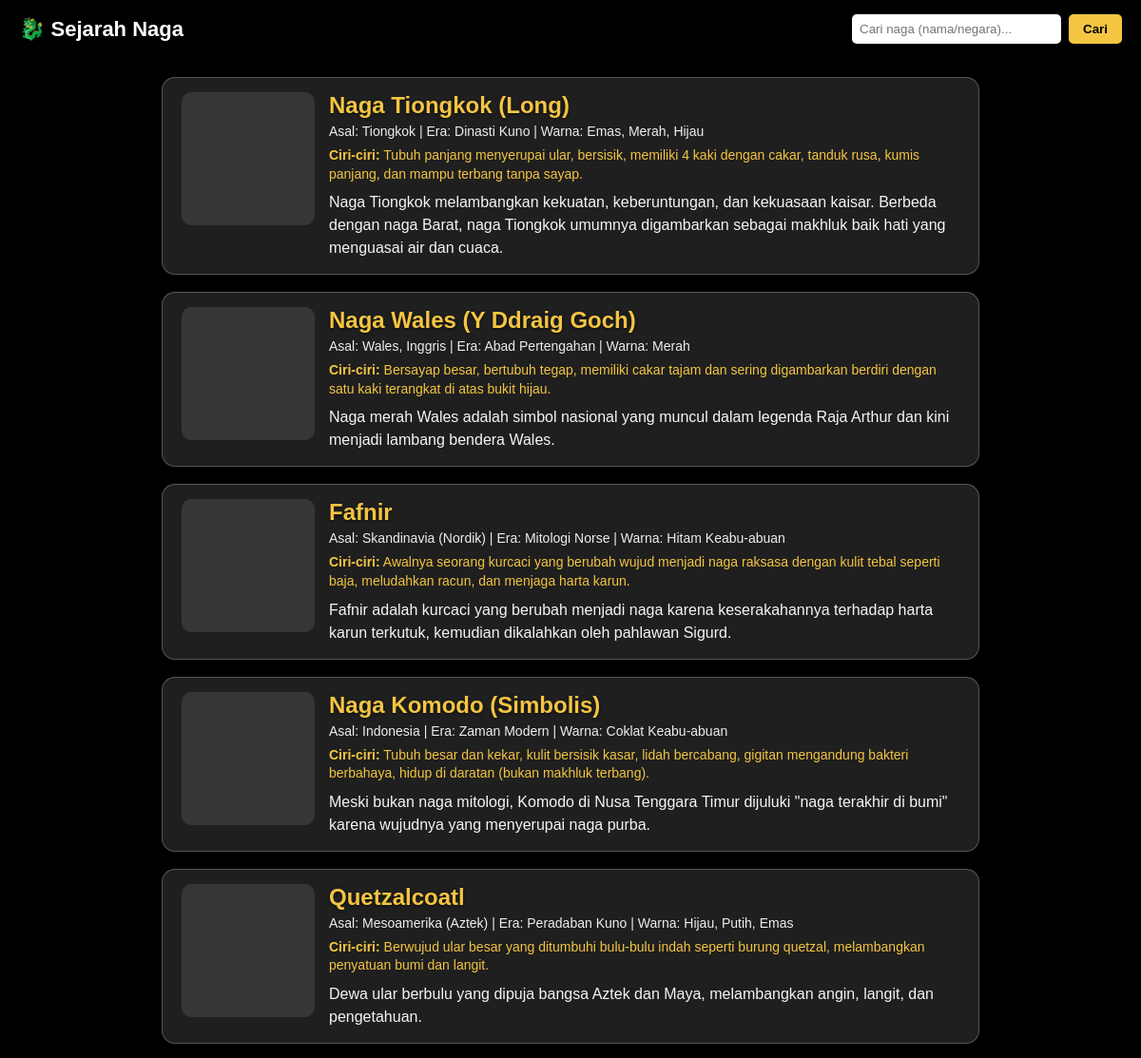
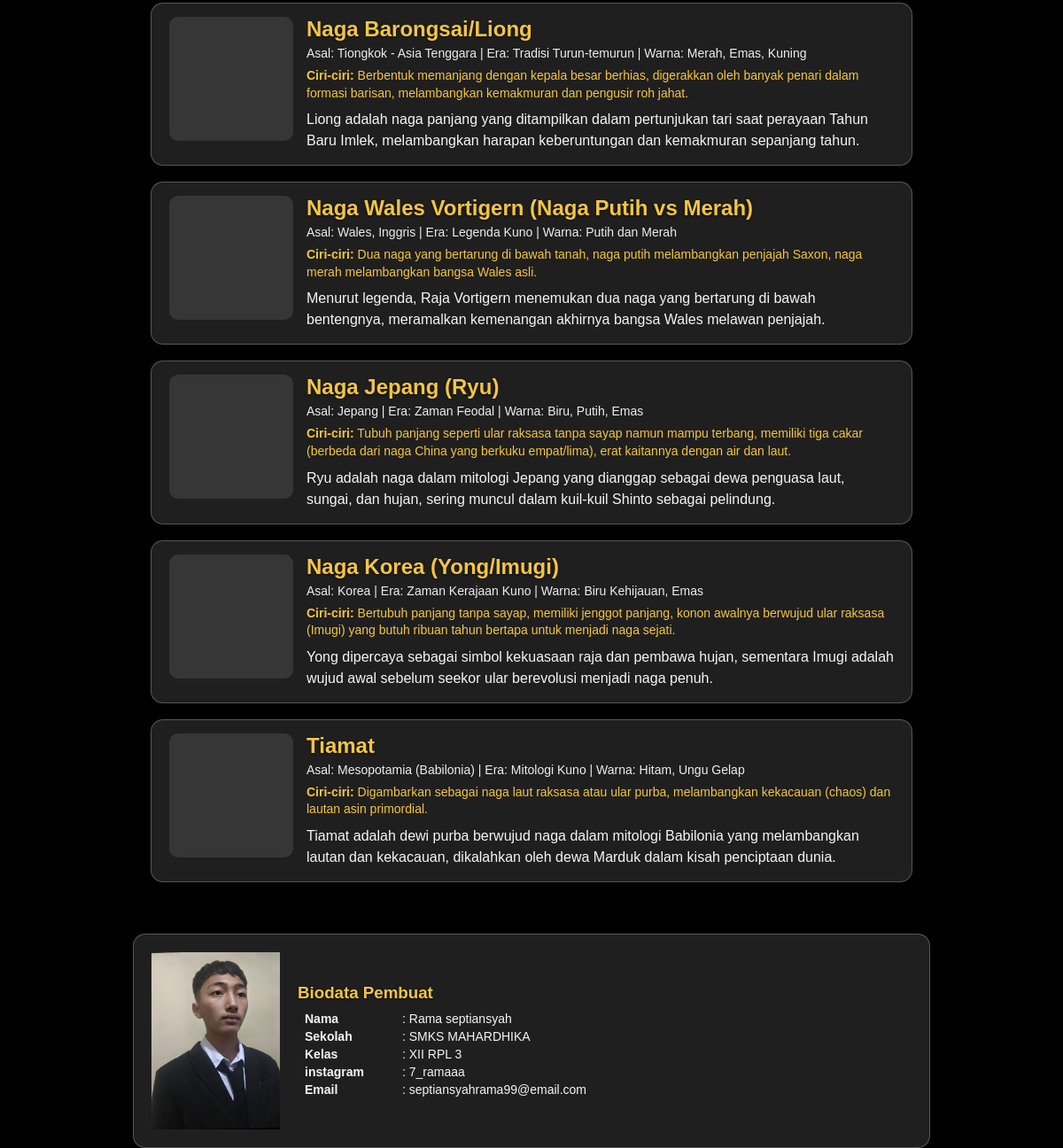
The page / on the database its author committed (2 pictures, top to bottom).
### tables this page shows
CREATE TABLE IF NOT EXISTS sejarah_naga (
    id INT AUTO_INCREMENT PRIMARY KEY,
    nama_naga VARCHAR(100) NOT NULL,
    asal_negara VARCHAR(100) NOT NULL,
    era VARCHAR(100),
    warna VARCHAR(100),
    ciri_ciri TEXT,
    deskripsi TEXT NOT NULL,
    gambar VARCHAR(255) DEFAULT NULL,
    created_at TIMESTAMP DEFAULT CURRENT_TIMESTAMP
);

### controllers/NagaController.php (called while the page is built, shortened)
<?php
require_once __DIR__ . "/../models/NagaModel.php";
class NagaController
{
    private $model;
    public function __construct()
    {
        $database = new Database();
        $db = $database->getConnection();
        $this->model = new NagaModel($db);
    }
    public function index()
    {
        if (isset($_GET['keyword']) && !empty($_GET['keyword'])) {
            $naga = $this->model->search($_GET['keyword']);
        } else {
            $naga = $this->model->getAll();
        }
        require __DIR__ . "/../views/naga_view.php";
    }
}

### models/NagaModel.php (called while the page is built, shortened)
<?php
class NagaModel
{
    private $conn;
    private $table = "sejarah_naga";
    public function __construct($db)
    {
        $this->conn = $db;
    }
    public function getAll()
    {
        $query = "SELECT * FROM " . $this->table . " ORDER BY id ASC";
        $stmt = $this->conn->prepare($query);
        $stmt->execute();
        return $stmt->fetchAll(PDO::FETCH_ASSOC);
    }
}

### views/naga_view.php (the view, shortened to what this page needs)
<!DOCTYPE html>
<html lang="id">
<head>
</head>
<body>
    <video class="background-video" autoplay muted loop playsinline preload="metadata" aria-hidden="true">
        <source src="assets/img/background.mp4" type="video/mp4">
    </video>
    <div class="background-overlay"></div>
    <header>
        <p class="logo">🐉 Sejarah Naga</p>
        <form method="GET" action="index.php">
            <input type="text" name="keyword" placeholder="Cari naga (nama/negara)..." value="<?= htmlspecialchars($_GET['keyword'] ?? '') ?>">
            <button type="submit">Cari</button>
        </form>
    </header>
    <div class="container">
        <?php if (!empty($naga)): ?>
            <?php foreach ($naga as $item): ?>
                <div class="card">
                    <video autoplay muted loop playsinline preload="metadata" title="<?= htmlspecialchars($item['nama_naga']) ?>">
                        <source src="assets/img/<?= htmlspecialchars($item['gambar'] ?? 'default.mp4') ?>" type="video/mp4">
                    </video>
                    <div class="card-content">
                        <h2><?= htmlspecialchars($item['nama_naga']) ?></h2>
                        <div class="info">
                            Asal: <?= htmlspecialchars($item['asal_negara']) ?> |
                            Era: <?= htmlspecialchars($item['era']) ?>
                            <?php if (!empty($item['warna'])): ?>
                                | Warna: <?= htmlspecialchars($item['warna']) ?>
                            <?php endif; ?>
                        </div>
                        <?php if (!empty($item['ciri_ciri'])): ?>
                            <p class="ciri"><strong>Ciri-ciri:</strong> <?= htmlspecialchars($item['ciri_ciri']) ?></p>
                        <?php endif; ?>
                        <p><?= htmlspecialchars($item['deskripsi']) ?></p>
                    </div>
                </div>
            <?php endforeach; ?>
        <?php else: ?>
            <p class="empty">Data naga tidak ditemukan.</p>
        <?php endif; ?>
    </div>
    <div class="biodata">
        <img src="assets/img/pembuat.jpg"class="pembuat-image"alt="Pembuat"style="width: 145px; height: 200px;">
        <div>
            <h3>Biodata Pembuat</h3>
            <table>
                <tr><td>Nama</td><td>: Rama septiansyah</td></tr>
                <tr><td>Sekolah</td><td>: SMKS MAHARDHIKA</td></tr>
                <tr><td>Kelas</td><td>: XII RPL 3</td></tr>
                <tr><td>instagram</td><td>: 7_ramaaa</td></tr>
                <tr><td>Email</td><td>: septiansyahrama99@email.com</td></tr>
            </table>
        </div>
    </div>
</body>
</html>

### index.php (shortened to what this page needs)
<?php
require_once __DIR__ . "/controllers/NagaController.php";
$controller = new NagaController();
$action = $_GET['action'] ?? 'index';
switch ($action) {
    default:
        $controller->index();
        break;
}

### views/naga_view.php (style rules this page uses)
* { box-sizing: border-box; }
html, body { height: 100%; margin: 0; padding: 0; }
body { font-family: Arial, sans-serif; color: #fff; background: #000; min-height: 100vh; position: relative; overflow-x: hidden; }
.background-video { position: fixed; inset: 0; width: 100%; height: 100%; object-fit: cover; z-index: -2; background: #000; }
.background-overlay { position: fixed; inset: 0; background: rgba(0, 0, 0, 0.45); z-index: -1; pointer-events: none; }
header { background: #000; padding: 15px 20px; display: flex; align-items: center; justify-content: space-between; flex-wrap: wrap; gap: 10px; box-shadow: 0 2px 10px rgba(0,0,0,0.5); position: sticky; top: 0; z-index: 10; }
header .logo { color: #fff; font-size: 22px; font-weight: bold; margin: 0; }
header form { display: flex; gap: 8px; }
header input[type=text] { padding: 8px; width: 220px; border-radius: 5px; border: none; }
header button { padding: 8px 15px; background: #f4c542; color: #000; font-weight: bold; border: none; border-radius: 5px; cursor: pointer; }
.container { max-width: 900px; margin: auto; padding: 20px; }
.card { background: rgba(255, 255, 255, 0.12); backdrop-filter: blur(12px); -webkit-backdrop-filter: blur(12px); border: 1px solid rgba(255, 255, 255, 0.25); border-radius: 14px; padding: 15px 20px; margin-bottom: 18px; box-shadow: 0 4px 20px rgba(0,0,0,0.35); display: flex; gap: 15px; align-items: flex-start; }
.card video { width: 140px; height: 140px; object-fit: cover; border-radius: 10px; flex-shrink: 0; background: rgba(255,255,255,0.1); }
.card-content { flex: 1; }
.card h2 { margin: 0 0 5px 0; color: #f4c542; text-shadow: 0 1px 3px rgba(0,0,0,0.6); }
.card .info { font-size: 14px; color: #eee; margin-bottom: 8px; }
.card .ciri { font-size: 14px; color: #f4c542; margin: 0 0 8px 0; line-height: 1.4; }
.card p { margin: 0; line-height: 1.5; color: #f5f5f5; }
.biodata { max-width: 900px; margin: 20px auto 30px auto; background: rgba(255, 255, 255, 0.12); backdrop-filter: blur(12px); -webkit-backdrop-filter: blur(12px); border: 1px solid rgba(255, 255, 255, 0.25); border-radius: 14px; padding: 20px; box-shadow: 0 4px 20px rgba(0,0,0,0.35); display: flex; gap: 20px; align-items: center; }
.biodata h3 { margin: 0 0 8px 0; color: #f4c542; text-shadow: 0 1px 3px rgba(0,0,0,0.6); }
.biodata table { border-collapse: collapse; }
.biodata table td { padding: 2px 8px; font-size: 14px; color: #f5f5f5; }
.biodata table td:first-child { font-weight: bold; width: 110px; }

### rows shown on the page
sejarah_naga: nama_naga "Naga Tiongkok (Long)", asal_negara "Tiongkok", era "Dinasti Kuno", warna "Emas, Merah, Hijau", ciri_ciri "Tubuh panjang menyerupai ular, bersisik, memiliki 4 kaki dengan cakar, tanduk rusa, kumis panjang, dan mampu terbang tanpa sayap.", deskripsi "Naga Tiongkok melambangkan kekuatan, keberuntungan, dan kekuasaan kaisar. Berbeda dengan naga Barat, naga Tiongkok umumnya digambarkan sebagai makhluk baik hati yang menguasai air dan cuaca."
sejarah_naga: nama_naga "Naga Wales (Y Ddraig Goch)", asal_negara "Wales, Inggris", era "Abad Pertengahan", warna "Merah", ciri_ciri "Bersayap besar, bertubuh tegap, memiliki cakar tajam dan sering digambarkan berdiri dengan satu kaki terangkat di atas bukit hijau.", deskripsi "Naga merah Wales adalah simbol nasional yang muncul dalam legenda Raja Arthur dan kini menjadi lambang bendera Wales."
sejarah_naga: nama_naga "Fafnir", asal_negara "Skandinavia (Nordik)", era "Mitologi Norse", warna "Hitam Keabu-abuan", ciri_ciri "Awalnya seorang kurcaci yang berubah wujud menjadi naga raksasa dengan kulit tebal seperti baja, meludahkan racun, dan menjaga harta karun.", deskripsi "Fafnir adalah kurcaci yang berubah menjadi naga karena keserakahannya terhadap harta karun terkutuk, kemudian dikalahkan oleh pahlawan Sigurd."
sejarah_naga: nama_naga "Naga Komodo (Simbolis)", asal_negara "Indonesia", era "Zaman Modern", warna "Coklat Keabu-abuan", ciri_ciri "Tubuh besar dan kekar, kulit bersisik kasar, lidah bercabang, gigitan mengandung bakteri berbahaya, hidup di daratan (bukan makhluk terbang).", deskripsi "Meski bukan naga mitologi, Komodo di Nusa Tenggara Timur dijuluki \"naga terakhir di bumi\" karena wujudnya yang menyerupai naga purba."
sejarah_naga: nama_naga "Quetzalcoatl", asal_negara "Mesoamerika (Aztek)", era "Peradaban Kuno", warna "Hijau, Putih, Emas", ciri_ciri "Berwujud ular besar yang ditumbuhi bulu-bulu indah seperti burung quetzal, melambangkan penyatuan bumi dan langit.", deskripsi "Dewa ular berbulu yang dipuja bangsa Aztek dan Maya, melambangkan angin, langit, dan pengetahuan."
sejarah_naga: nama_naga "Naga Barongsai/Liong", asal_negara "Tiongkok - Asia Tenggara", era "Tradisi Turun-temurun", warna "Merah, Emas, Kuning", ciri_ciri "Berbentuk memanjang dengan kepala besar berhias, digerakkan oleh banyak penari dalam formasi barisan, melambangkan kemakmuran dan pengusir roh jahat.", deskripsi "Liong adalah naga panjang yang ditampilkan dalam pertunjukan tari saat perayaan Tahun Baru Imlek, melambangkan harapan keberuntungan dan kemakmuran sepanjang tahun."
sejarah_naga: nama_naga "Naga Wales Vortigern (Naga Putih vs Merah)", asal_negara "Wales, Inggris", era "Legenda Kuno", warna "Putih dan Merah", ciri_ciri "Dua naga yang bertarung di bawah tanah, naga putih melambangkan penjajah Saxon, naga merah melambangkan bangsa Wales asli.", deskripsi "Menurut legenda, Raja Vortigern menemukan dua naga yang bertarung di bawah bentengnya, meramalkan kemenangan akhirnya bangsa Wales melawan penjajah."
sejarah_naga: nama_naga "Naga Jepang (Ryu)", asal_negara "Jepang", era "Zaman Feodal", warna "Biru, Putih, Emas", ciri_ciri "Tubuh panjang seperti ular raksasa tanpa sayap namun mampu terbang, memiliki tiga cakar (berbeda dari naga China yang berkuku empat/lima), erat kaitannya dengan air dan laut.", deskripsi "Ryu adalah naga dalam mitologi Jepang yang dianggap sebagai dewa penguasa laut, sungai, dan hujan, sering muncul dalam kuil-kuil Shinto sebagai pelindung."
sejarah_naga: nama_naga "Naga Korea (Yong/Imugi)", asal_negara "Korea", era "Zaman Kerajaan Kuno", warna "Biru Kehijauan, Emas", ciri_ciri "Bertubuh panjang tanpa sayap, memiliki jenggot panjang, konon awalnya berwujud ular raksasa (Imugi) yang butuh ribuan tahun bertapa untuk menjadi naga sejati.", deskripsi "Yong dipercaya sebagai simbol kekuasaan raja dan pembawa hujan, sementara Imugi adalah wujud awal sebelum seekor ular berevolusi menjadi naga penuh."
sejarah_naga: nama_naga "Tiamat", asal_negara "Mesopotamia (Babilonia)", era "Mitologi Kuno", warna "Hitam, Ungu Gelap", ciri_ciri "Digambarkan sebagai naga laut raksasa atau ular purba, melambangkan kekacauan (chaos) dan lautan asin primordial.", deskripsi "Tiamat adalah dewi purba berwujud naga dalam mitologi Babilonia yang melambangkan lautan dan kekacauan, dikalahkan oleh dewa Marduk dalam kisah penciptaan dunia."
